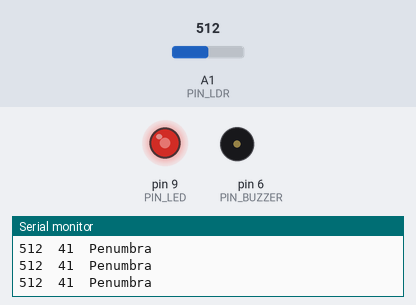
Bench run of a sketch on a simulated Arduino Uno, built with avr-gcc and run on an emulated ATmega328P. On the bench: output pins drawn as LEDs (lit = HIGH), buzzer (waves = sounding), the last lines printed to the serial monitor. Inputs (shaded band) come from the test bench; at power-on: A1 (PIN_LDR) = 512.

Above: at 1.2 s.
1.3 s: A1 (PIN_LDR) set to 652
At 2.4 s:
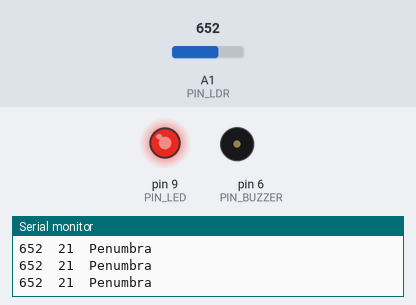
2.9 s: A1 (PIN_LDR) set to 671
At 3.06 s:
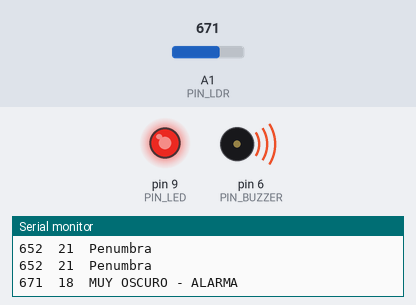
5.9 s: A1 (PIN_LDR) set to 306
At 6.5 s:
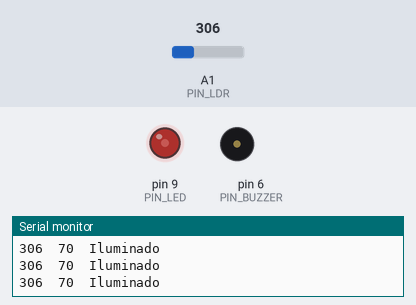
7.5 s: A1 (PIN_LDR) set to 122
At 7.9 s:
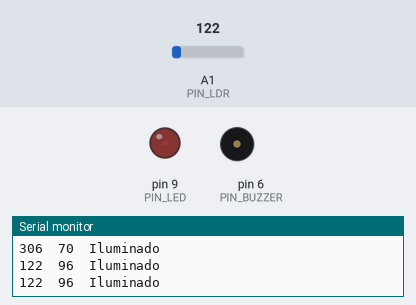
9.1 s: A1 (PIN_LDR) set to 40
At 10.5 s:
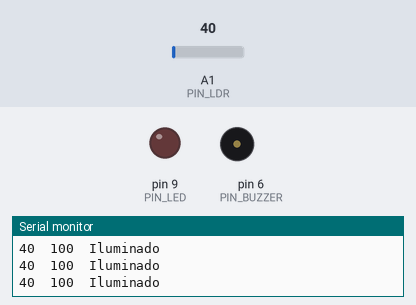
Timing chart, 0 to 11.7 s (numbered marks = the images above; inputs shaded):
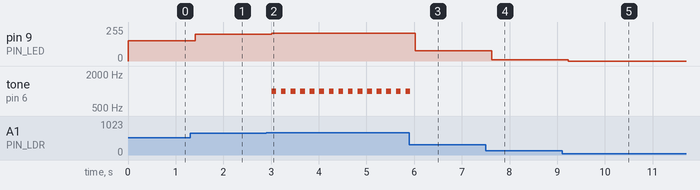

The sketch:

sketch.ino
```cpp
// Lab04_LDR_Luz.ino
const int PIN_LDR = A1;
const int PIN_LED = 9;
const int PIN_BUZZER = 6;
// Calibracion: ajusta estos valores segun tu LDR y condiciones de luz
const int LDR_OSCURO = 800; // Valor ADC con luz apagada
const int LDR_LUZ = 100; // Valor ADC con luz directa
void setup() {
 Serial.begin(9600);
 Serial.println("LDR_raw\tLuz%\tEstado");
}
void loop() {
 int lectura_ldr = analogRead(PIN_LDR);
 // map() puede recibir rangos invertidos (oscuro=800 -> 0%, luz=100 ->100%)
 int luz_pct = map(lectura_ldr, LDR_OSCURO, LDR_LUZ, 0, 100);
 luz_pct = constrain(luz_pct, 0, 100); // Limitar a 0-100%
 // LED inversamente proporcional a la luz (lampara automatica)
 int brillo_led = map(luz_pct, 0, 100, 255, 0);
 analogWrite(PIN_LED, brillo_led);
 // Alarma si hay muy poca luz
 String estado;
 if (luz_pct < 20) {
 estado = "MUY OSCURO - ALARMA";
 tone(PIN_BUZZER, 1000, 100);
 } else if (luz_pct < 50) {
 estado = "Penumbra";
 } else {
 estado = "Iluminado";
 }
 Serial.print(lectura_ldr); Serial.print("\t");
 Serial.print(luz_pct); Serial.print("\t");
 Serial.println(estado);
 delay(200);
}
```

Measured:
- the behaviour switches between 660 and 661 on A1 (PIN_LDR) (found by bisection; images 1 and 2)
- after the input at 1.3 s, pin 9 (PIN_LED): 151/255 → 202/255 after 0.11 s
- after the input at 2.9 s, pin 9 (PIN_LED): 202/255 → 210/255 after 0.11 s; tone on pin 6 (PIN_BUZZER): alternates 1000 Hz for 0.10 s and silent for 0.10 s, starting after 0.11 s
- after the input at 5.9 s, pin 9 (PIN_LED): 210/255 → 77/255 after 0.12 s; tone on pin 6 (PIN_BUZZER): goes on until 5.9 s, then stays silent
- after the input at 7.5 s, pin 9 (PIN_LED): 77/255 → 11/255 after 0.13 s
- after the input at 9.1 s, pin 9 (PIN_LED): 11/255 → 0/255 after 0.13 s
